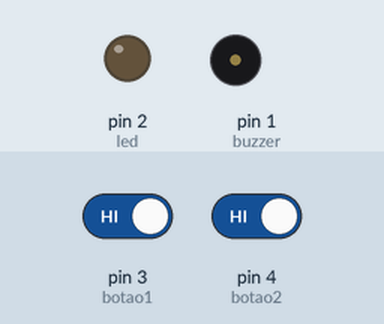
Bench run of a sketch on a simulated Arduino Uno, built with avr-gcc and run on an emulated ATmega328P. Parts: output pins drawn as LEDs (lit = HIGH), buzzer (waves = sounding, pin HIGH). Inputs (shaded band) come from the test bench; at power-on: pin 3 (botao1) HIGH, pin 4 (botao2) HIGH.

Above: at 1.2 s.
1.3 s: pin 3 (botao1) driven LOW and pin 4 (botao2) driven LOW
At 2.5 s:
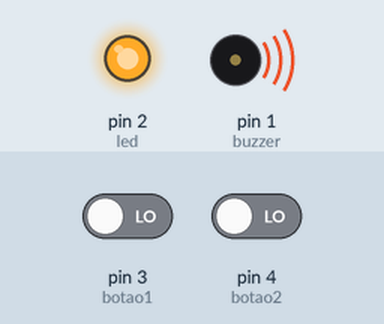
2.8 s: pin 3 (botao1) driven HIGH
At 3.8 s:
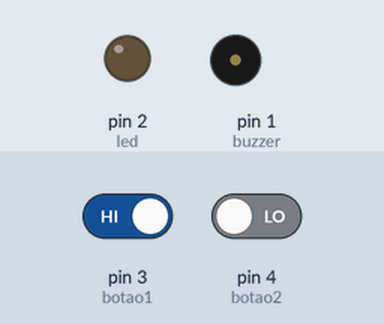
4.3 s: pin 3 (botao1) driven LOW
At 5.0 s:
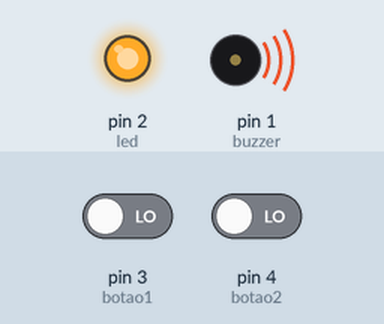
Timing chart, 0 to 7.3 s (numbered marks = the images above; inputs shaded):
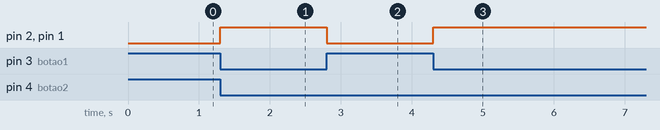

The sketch:

led.ino
```cpp
  int led = 2;
  int botao1 = 3;
  int botao2 = 4;
  int b1,b2;
  int buzzer = 1;
void setup() {
  // put your setup code here, to run once:
  pinMode(led,OUTPUT);
  pinMode (botao1, INPUT_PULLUP);
  pinMode (botao2, INPUT_PULLUP);
  pinMode (buzzer, OUTPUT);


}

void loop() {
  // put your main code here, to run repeatedly:
  b1 = digitalRead(botao1);
  b2 = digitalRead(botao2);
  if (b1 == LOW and b2 == LOW){
  digitalWrite (led,HIGH);
  digitalWrite (buzzer,HIGH);

}
else{
  digitalWrite (led,LOW);
  digitalWrite (buzzer,LOW);

}

}
```

Measured:
- after the input at 1.3 s, pin 2 (led), pin 1 (buzzer): LOW → HIGH at once
- after the input at 2.8 s, pin 2 (led), pin 1 (buzzer): HIGH → LOW at once
- after the input at 4.3 s, pin 2 (led), pin 1 (buzzer): LOW → HIGH at once
